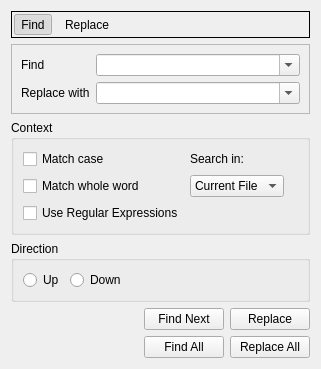
<?xml version="1.0" encoding="UTF-8"?>
<ui version="4.0">
 <class>FindReplace</class>
 <widget class="QFrame" name="FindReplace">
  <property name="geometry">
   <rect>
    <x>0</x>
    <y>0</y>
    <width>321</width>
    <height>352</height>
   </rect>
  </property>
  <layout class="QGridLayout" name="gridLayout_2">
   <item row="4" column="0" colspan="2">
    <widget class="QGroupBox" name="groupBox">
     <property name="title">
      <string>Context</string>
     </property>
     <layout class="QGridLayout" name="gridLayout">
      <item row="0" column="2">
       <widget class="QLabel" name="searchContextLabel">
        <property name="text">
         <string>Search in:</string>
        </property>
       </widget>
      </item>
      <item row="0" column="0">
       <widget class="QCheckBox" name="matchCase">
        <property name="text">
         <string>Match case</string>
        </property>
       </widget>
      </item>
      <item row="1" column="2">
       <widget class="QComboBox" name="searchContext">
        <property name="insertPolicy">
         <enum>QComboBox::NoInsert</enum>
        </property>
        <property name="sizeAdjustPolicy">
         <enum>QComboBox::AdjustToContents</enum>
        </property>
        <item>
         <property name="text">
          <string>Current File</string>
         </property>
        </item>
        <item>
         <property name="text">
          <string>All Files</string>
         </property>
        </item>
       </widget>
      </item>
      <item row="4" column="0">
       <widget class="QCheckBox" name="regexp">
        <property name="text">
         <string>Use Regular Expressions</string>
        </property>
       </widget>
      </item>
      <item row="1" column="0">
       <widget class="QCheckBox" name="matchWord">
        <property name="text">
         <string>Match whole word</string>
        </property>
       </widget>
      </item>
      <item row="1" column="3">
       <spacer name="horizontalSpacer_2">
        <property name="orientation">
         <enum>Qt::Horizontal</enum>
        </property>
        <property name="sizeHint" stdset="0">
         <size>
          <width>40</width>
          <height>20</height>
         </size>
        </property>
       </spacer>
      </item>
     </layout>
    </widget>
   </item>
   <item row="6" column="1">
    <widget class="QFrame" name="frame">
     <property name="sizePolicy">
      <sizepolicy hsizetype="Fixed" vsizetype="Preferred">
       <horstretch>0</horstretch>
       <verstretch>0</verstretch>
      </sizepolicy>
     </property>
     <layout class="QGridLayout" name="gridLayout_3">
      <property name="leftMargin">
       <number>0</number>
      </property>
      <property name="topMargin">
       <number>0</number>
      </property>
      <property name="rightMargin">
       <number>0</number>
      </property>
      <property name="bottomMargin">
       <number>0</number>
      </property>
      <item row="2" column="1">
       <widget class="QPushButton" name="replaceAll">
        <property name="text">
         <string>Replace All</string>
        </property>
       </widget>
      </item>
      <item row="1" column="1">
       <widget class="QPushButton" name="replace">
        <property name="text">
         <string>Replace</string>
        </property>
       </widget>
      </item>
      <item row="1" column="0">
       <widget class="QPushButton" name="find">
        <property name="text">
         <string>Find Next</string>
        </property>
       </widget>
      </item>
      <item row="2" column="0">
       <widget class="QPushButton" name="findAll">
        <property name="text">
         <string>Find All</string>
        </property>
       </widget>
      </item>
     </layout>
    </widget>
   </item>
   <item row="0" column="0" colspan="2">
    <widget class="QFrame" name="modeChangeFrame">
     <property name="frameShape">
      <enum>QFrame::Panel</enum>
     </property>
     <layout class="QHBoxLayout" name="horizontalLayout">
      <property name="leftMargin">
       <number>2</number>
      </property>
      <property name="topMargin">
       <number>2</number>
      </property>
      <property name="rightMargin">
       <number>2</number>
      </property>
      <property name="bottomMargin">
       <number>2</number>
      </property>
      <item>
       <widget class="QToolButton" name="findMode">
        <property name="text">
         <string>Find</string>
        </property>
        <property name="checkable">
         <bool>true</bool>
        </property>
        <property name="checked">
         <bool>true</bool>
        </property>
        <property name="autoRaise">
         <bool>true</bool>
        </property>
       </widget>
      </item>
      <item>
       <widget class="QToolButton" name="replaceMode">
        <property name="text">
         <string>Replace</string>
        </property>
        <property name="checkable">
         <bool>true</bool>
        </property>
        <property name="autoRaise">
         <bool>true</bool>
        </property>
       </widget>
      </item>
      <item>
       <spacer name="horizontalSpacer_3">
        <property name="orientation">
         <enum>Qt::Horizontal</enum>
        </property>
        <property name="sizeHint" stdset="0">
         <size>
          <width>40</width>
          <height>20</height>
         </size>
        </property>
       </spacer>
      </item>
     </layout>
    </widget>
   </item>
   <item row="8" column="1">
    <spacer name="verticalSpacer">
     <property name="orientation">
      <enum>Qt::Vertical</enum>
     </property>
     <property name="sizeType">
      <enum>QSizePolicy::MinimumExpanding</enum>
     </property>
     <property name="sizeHint" stdset="0">
      <size>
       <width>0</width>
       <height>0</height>
      </size>
     </property>
    </spacer>
   </item>
   <item row="6" column="0">
    <spacer name="horizontalSpacer">
     <property name="orientation">
      <enum>Qt::Horizontal</enum>
     </property>
     <property name="sizeType">
      <enum>QSizePolicy::MinimumExpanding</enum>
     </property>
     <property name="sizeHint" stdset="0">
      <size>
       <width>40</width>
       <height>20</height>
      </size>
     </property>
    </spacer>
   </item>
   <item row="5" column="0" colspan="2">
    <widget class="QGroupBox" name="groupBox_2">
     <property name="title">
      <string>Direction</string>
     </property>
     <layout class="QHBoxLayout" name="horizontalLayout_2">
      <item>
       <widget class="QRadioButton" name="searchUp">
        <property name="text">
         <string>Up</string>
        </property>
       </widget>
      </item>
      <item>
       <widget class="QRadioButton" name="searchDown">
        <property name="text">
         <string>Down</string>
        </property>
       </widget>
      </item>
      <item>
       <spacer name="horizontalSpacer_4">
        <property name="orientation">
         <enum>Qt::Horizontal</enum>
        </property>
        <property name="sizeHint" stdset="0">
         <size>
          <width>40</width>
          <height>20</height>
         </size>
        </property>
       </spacer>
      </item>
     </layout>
    </widget>
   </item>
   <item row="3" column="0" colspan="2">
    <widget class="QFrame" name="frame_2">
     <property name="sizePolicy">
      <sizepolicy hsizetype="Preferred" vsizetype="Preferred">
       <horstretch>1</horstretch>
       <verstretch>0</verstretch>
      </sizepolicy>
     </property>
     <property name="frameShape">
      <enum>QFrame::StyledPanel</enum>
     </property>
     <property name="frameShadow">
      <enum>QFrame::Raised</enum>
     </property>
     <layout class="QGridLayout" name="gridLayout_4">
      <item row="0" column="0">
       <widget class="QLabel" name="findLabel">
        <property name="text">
         <string>Find</string>
        </property>
       </widget>
      </item>
      <item row="1" column="0">
       <widget class="QLabel" name="replaceLabel">
        <property name="text">
         <string>Replace with</string>
        </property>
       </widget>
      </item>
      <item row="0" column="1">
       <widget class="QComboBox" name="findText">
        <property name="sizePolicy">
         <sizepolicy hsizetype="Preferred" vsizetype="Fixed">
          <horstretch>1</horstretch>
          <verstretch>0</verstretch>
         </sizepolicy>
        </property>
        <property name="editable">
         <bool>true</bool>
        </property>
        <property name="insertPolicy">
         <enum>QComboBox::InsertAtTop</enum>
        </property>
       </widget>
      </item>
      <item row="1" column="1">
       <widget class="QComboBox" name="replaceText">
        <property name="sizePolicy">
         <sizepolicy hsizetype="Preferred" vsizetype="Fixed">
          <horstretch>1</horstretch>
          <verstretch>0</verstretch>
         </sizepolicy>
        </property>
        <property name="editable">
         <bool>true</bool>
        </property>
        <property name="insertPolicy">
         <enum>QComboBox::InsertAtTop</enum>
        </property>
       </widget>
      </item>
     </layout>
    </widget>
   </item>
  </layout>
 </widget>
 <resources/>
 <connections/>
</ui>
